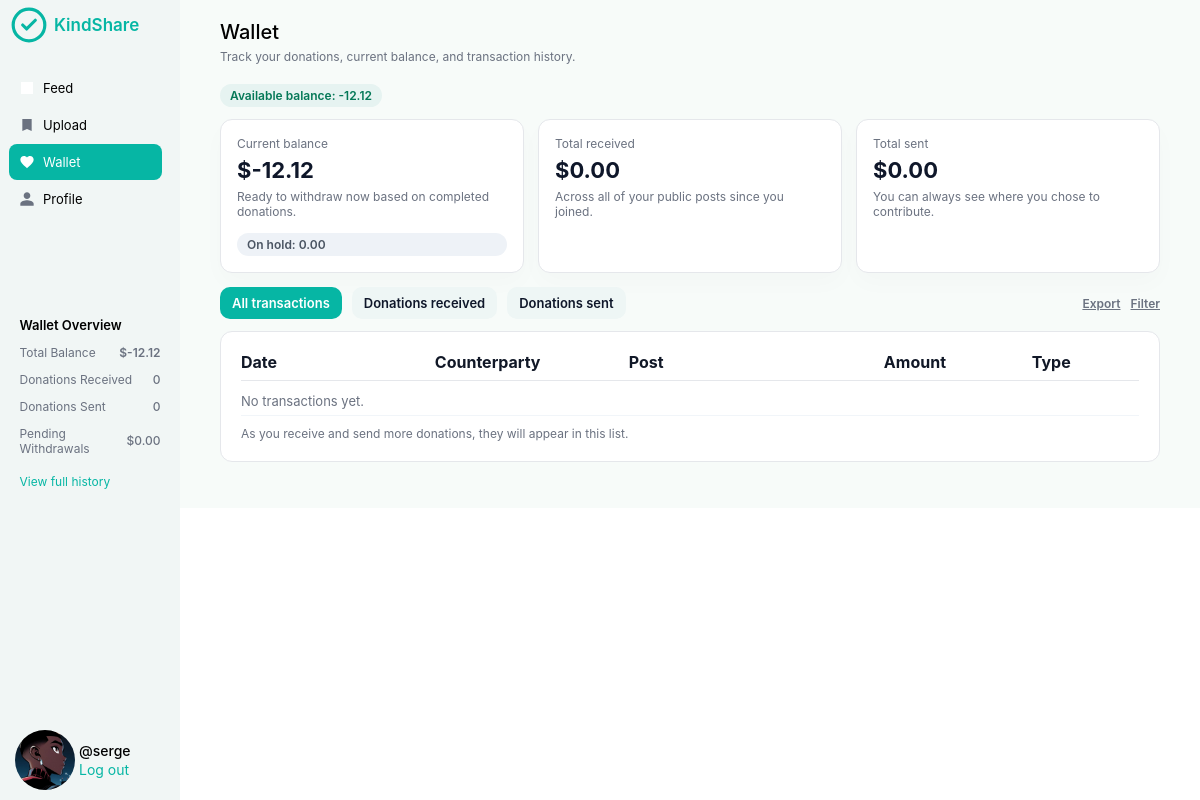
Screenshot of /user/wallet.php (signed in) with the database file from the repository.
### tables this page shows
CREATE TABLE `users` (
  `id` int(11) NOT NULL,
  `username` varchar(50) NOT NULL,
  `email` varchar(100) NOT NULL,
  `password` varchar(255) NOT NULL,
  `profile_picture` varchar(255) DEFAULT NULL,
  `bio` text DEFAULT NULL,
  `wallet_balance` decimal(10,2) DEFAULT 0.00,
  `created_at` datetime DEFAULT current_timestamp(),
  `updated_at` datetime DEFAULT current_timestamp() ON UPDATE current_timestamp(),
  `last_login` datetime DEFAULT NULL
);

### config.php (called while the page is built, shortened)
<?php
$BASE_URL = '/te';
function asset(string $path): string
{
    global $BASE_URL;
    return rtrim($BASE_URL, '/') . '/' . ltrim($path, '/');
}

### user/wallet.php (the view, shortened to what this page needs)
<?php
require_once __DIR__ . '/../config.php';
$uid = $_SESSION['user_id'];
$active = 'wallet';
$balanceRow = $conn->query("SELECT wallet_balance FROM users WHERE id = {$uid}")->fetch_row();
$balance = $balanceRow ? $balanceRow[0] : 0;
$totalReceived = $conn->query("SELECT IFNULL(SUM(amount),0) FROM wallet_transactions WHERE user_id = {$uid} AND type='donation_received'")->fetch_row()[0];
$totalSent = $conn->query("SELECT IFNULL(SUM(amount),0) FROM wallet_transactions WHERE user_id = {$uid} AND type='donation_sent'")->fetch_row()[0];
$onHold = 0.00;
$filter = $_GET['filter'] ?? 'all';
$where = "wt.user_id = {$uid}";
$tx = $conn->query("
    SELECT wt.*, p.caption,
           d.donor_id, d.receiver_id,
           du.username AS donor_name,
           ru.username AS receiver_name
    FROM wallet_transactions wt
    LEFT JOIN donations d ON d.post_id = wt.post_id
    LEFT JOIN users du ON du.id = d.donor_id
    LEFT JOIN users ru ON ru.id = d.receiver_id
    LEFT JOIN posts p ON p.id = wt.post_id
    WHERE {$where}
    ORDER BY wt.created_at DESC
    LIMIT 100
");
?>
<!DOCTYPE html>
<html lang="en">
<head>
    <link rel="stylesheet" href="../new.css">
</head>
<body>
    <div class="container">
        <?php require __DIR__ . '/sidebar.php'; ?>
        <div class="feed">
            <div class="header">
                <h1>Wallet</h1>
                <p>Track your donations, current balance, and transaction history.</p>
            </div>
            <div class="page-wrap">
                <span class="pill" style="margin-bottom:12px;display:inline-block;">Available balance: <?=number_format($balance,2)?></span>
                <div class="stats-grid">
                    <div class="stat-card">
                        <p class="muted">Current balance</p>
                        <div class="stat-value">$<?=number_format($balance,2)?></div>
                        <div class="muted">Ready to withdraw now based on completed donations.</div>
                        <div class="pill muted" style="background:#eef2f7;color:#4b5563;margin-top:8px;">On hold: <?=number_format($onHold,2)?></div>
                    </div>
                    <div class="stat-card">
                        <p class="muted">Total received</p>
                        <div class="stat-value">$<?=number_format($totalReceived,2)?></div>
                        <div class="muted">Across all of your public posts since you joined.</div>
                    </div>
                    <div class="stat-card">
                        <p class="muted">Total sent</p>
                        <div class="stat-value">$<?=number_format($totalSent,2)?></div>
                        <div class="muted">You can always see where you chose to contribute.</div>
                    </div>
                </div>
                <div class="tab-row">
                    <a class="<?=$filter==='all'?'tab active':'tab'?>" href="?filter=all">All transactions</a>
                    <a class="<?=$filter==='received'?'tab active':'tab'?>" href="?filter=received">Donations received</a>
                    <a class="<?=$filter==='sent'?'tab active':'tab'?>" href="?filter=sent">Donations sent</a>
                    <a class="muted" href="#" style="font-weight:600;">Export</a>
                    <a class="muted" href="#" style="font-weight:600;">Filter</a>
                </div>
                <div class="page-card">
                    <div class="table">
                        <div class="table-head">
                            <div>Date</div>
                            <div>Counterparty</div>
                            <div>Post</div>
                            <div>Amount</div>
                            <div>Type</div>
                        </div>
                        <?php if ($tx->num_rows === 0): ?>
                            <div class="table-row">
                                <div colspan="5" style="grid-column:1/6;color:#6b7280;">No transactions yet.</div>
                            </div>
                        <?php endif; ?>
                    </div>
                    <div class="muted" style="padding-top:10px;">As you receive and send more donations, they will appear in this list.</div>
                </div>
            </div>
        </div>
    </div>
</body>
</html>

### user/sidebar.php (shortened to what this page needs)
<?php
$uid = (int)($uid ?? 0);
$walletData = $conn->query("SELECT wallet_balance, username, profile_picture FROM users WHERE id = {$uid}")->fetch_assoc();
$recv = $conn->query("SELECT COUNT(*) FROM donations WHERE receiver_id = {$uid}")->fetch_row()[0];
$sent = $conn->query("SELECT COUNT(*) FROM donations WHERE donor_id = {$uid}")->fetch_row()[0];
$active = $active ?? '';
$pfp = $walletData['profile_picture'] ? asset($walletData['profile_picture']) : asset('★.jpeg');
?>
<div class="side">
    <div class="sidenav">
        <div class="top">
            <div class="logo">
                <svg width="38" height="38" viewBox="0 0 24 24" fill="none">
                    <circle cx="12" cy="12" r="10" stroke="#06B6A4" stroke-width="2"/>
                    <path d="M8 12l2.5 2.5L16 9" stroke="#06B6A4" stroke-width="2" stroke-linecap="round" stroke-linejoin="round"/>
                </svg>
                <p>KindShare</p>
            </div>
            <div class="links">
                <a href="feed.php" class="<?=$active==='feed'?'active':''?>">
                    <svg class="ic" viewBox="0 0 24 24"><path d="M3 21h18V3H3v18zm4-4h10v-2H7v2zm0-4h10v-2H7v2zm0-4h10V7H7v2z"/></svg>
                    Feed
                </a>
                <a href="post_upload.php" class="<?=$active==='upload'?'active':''?>">
                    <svg class="ic" viewBox="0 0 24 24"><path d="M19 3H5v18l7-3 7 3V3z"/></svg>
                    Upload
                </a>
                <a href="wallet.php" class="<?=$active==='wallet'?'active':''?>">
                    <svg class="ic" viewBox="0 0 24 24"><path d="M12 21.35l-1.45-1.32C5.4 15.36 2 12.28 2 8.5 2 5.42 4.42 3 7.5 3c1.74 0 3.41.81 4.5 2.09C13.09 3.81 14.76 3 16.5 3 19.58 3 22 5.42 22 8.5c0 3.78-3.4 6.86-8.55 11.54L12 21.35z"/></svg>
                    Wallet
                </a>
                <a href="profile.php" class="<?=$active==='profile'?'active':''?>">
                    <svg class="ic" viewBox="0 0 24 24"><path d="M12 12c2.7 0 5-2.3 5-5s-2.3-5-5-5-5 2.3-5 5 2.3 5 5 5zm0 2c-3.3 0-10 1.7-10 5v3h20v-3c0-3.3-6.7-5-10-5z"/></svg>
                    Profile
                </a>
            </div>
        </div>
        <div class="card">
            <div class="card-content">
                <p class="cc-title">Wallet Overview</p>
                <div class="cc-row">
                    <p>Total Balance</p>
                    <p class="cc-value">$<?=number_format($walletData['wallet_balance'],2)?></p>
                </div>
                <div class="cc-row">
                    <p>Donations Received</p>
                    <p class="cc-number"><?=$recv?></p>
                </div>
                <div class="cc-row">
                    <p>Donations Sent</p>
                    <p class="cc-number"><?=$sent?></p>
                </div>
                <div class="cc-row">
                    <p>Pending Withdrawals</p>
                    <p class="cc-number">$0.00</p>
                </div>
                <a class="cc-link" href="wallet.php">View full history</a>
            </div>
        </div>
        <div class="bottom">
            <div class="pfp">
                <img src="<?=$pfp?>" alt="">
            </div>
            <div class="txt">
                <p>@<?=$walletData['username']?></p>
                <p><a href="logout.php" style="color:#06B6A4;text-decoration:none;">Log out</a></p>
            </div>
        </div>
    </div>
</div>

### new.css (style rules this page uses)
* { margin: 0; padding: 0; box-sizing: border-box; font-family: Inter; }
.container { width: 100%; height: auto; display: flex; background: rgb(247 251 249 ); }
.side { width: 15%; position: relative; }
.sidenav { width: 15%; height: 100vh; background: rgb(241 246 245); display: flex; flex-direction: column; justify-content: space-between; position: fixed; top: 0; left: 0; }
.sidenav .links { display: flex; flex-direction: column; padding-top: 20px; gap: 1px; width: 90%; padding-left: 5%; }
.sidenav .links a { padding: 10px; color: #000; font-size: 13px; text-decoration: none; border-radius: 8px; transition: .3s ease; }
.sidenav .logo { height: 50px; }
.sidenav .card { height: 350px; width: 95%; margin-left: 2.5%; padding-bottom: 10px; }
.bottom { display: flex; padding-bottom: 10px; padding-left: 15px; gap: 4px; }
.bottom .pfp { height: 60px; width: 60px; }
.bottom .pfp img { height: 100%; width: 100%; border-radius: 50%; }
.txt { display: flex; flex-direction: column; justify-content: center; gap: 2px; }
.txt p { font-size: 14px; color: #06B6A4; }
.txt p:nth-child(1) { font-size: 14px; font-weight: 500; color: #000; }
.feed { width: 85%; }
.feed .header { padding: 20px 40px; }
.feed .header h1 { font-size: 20px; font-weight: 550; }
.feed .header p { font-size: 12px; color: #6B7280; padding-top: 5px; }
.logo { display: flex; align-items: center; gap: 6px; padding: 18px 10px; }
.logo p { font-size: 17px; font-weight: 600; color: #06B6A4; }
.links a { display: flex; gap: 8px; align-items: center; }
.links a.active { background: #06B6A4; color: #fff; }
.links a.active .ic { fill:#fff; }
.links .ic { width: 16px; height: 16px; fill: #6B7280; }
.links a.active .ic { fill: #fff; }
.links a:hover .ic, .links a:nth-child(1) .ic { fill: #fff; }
.card { height: auto; width: 92%; margin-left: 4%; border-radius: 12px; padding: 18px 15px; display: flex; flex-direction: column; gap: 14px; border: none; }
.card-content { display: flex; flex-direction: column; gap: 12px; }
.cc-title { font-size: 13px; font-weight: 600; color: #000; }
.cc-row { display: flex; justify-content: space-between; align-items: center; }
.cc-row p { font-size: 12px; color: #6B7280; }
.cc-number { font-size: 12px; font-weight: 500; color: #000; }
.cc-value { font-size: 15px; font-weight: 600; color: #06B6A4; }
.cc-link { font-size: 12px; color: #06B6A4; text-decoration: none; margin-top: 6px; }
.page-wrap { padding: 0 40px 30px 40px; }
.page-card { background:#fff; border:1px solid #e5e7eb; border-radius:12px; padding:20px; margin-bottom:16px; }
.muted { color:#6b7280; font-size:12px; }
.pill { display:inline-block; padding:4px 10px; background:#e6f3f1; color:#047857; border-radius:999px; font-size:12px; font-weight:600; }
.stats-grid { display:grid; grid-template-columns:repeat(auto-fit,minmax(220px,1fr)); gap:14px; margin-bottom:14px; }
.stat-card { background:#fff; border:1px solid #e5e7eb; border-radius:12px; padding:16px; display:flex; flex-direction:column; gap:6px; box-shadow:0 10px 25px rgba(0,0,0,0.02); }
.stat-value { font-size:22px; font-weight:700; color:#0f172a; }
.tab-row { display:flex; align-items:center; gap:10px; margin:10px 0 12px 0; flex-wrap:wrap; }
.tab { padding:8px 12px; border-radius:10px; background:#eef6f5; color:#0f172a; font-weight:600; text-decoration:none; font-size:13px; }
.tab.active { background:#06B6A4; color:#fff; }
.table { width:100%; display:flex; flex-direction:column; gap:6px; }
.table-head,.table-row { display:grid; grid-template-columns:1.2fr 1.2fr 1.6fr 0.9fr 0.7fr; gap:10px; align-items:center; }
.table-head { font-weight:700; color:#111827; border-bottom:1px solid #e5e7eb; padding-bottom:8px; }
.table-row { padding:6px 0; border-bottom:1px solid #f1f5f9; font-size:13px; color:#111827; }

### rows the page displays
users: wallet_balance "-12.12", profile_picture (picture), username "serge"

### other values shown
$recv "0"
$sent "0"
$onHold "0.00"
$totalReceived "0.00"
$totalSent "0.00"
